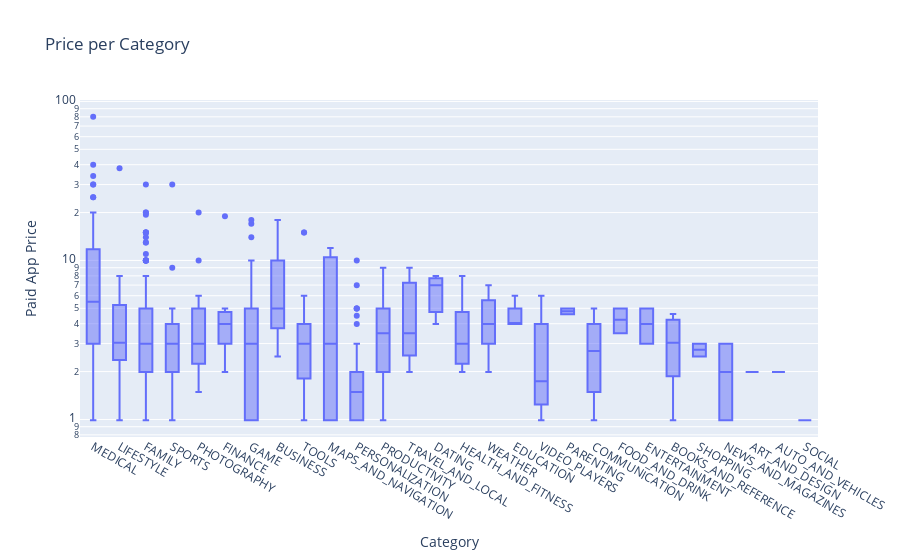

Notebook code for this chart:
### Markdown cell above
# How Much Can You Charge? Examine Paid App Pricing Strategies by Category

**Challenge**: What is the median price price for a paid app? Then compare pricing by category by creating another box plot. But this time examine the prices (instead of the revenue estimates) of the paid apps. I recommend using `{categoryorder':'max descending'}` to sort the categories.

### Code cell
px.box(
    df_paid_apps,
    x='Category',
    y="Price",
    title='Price per Category'
).update_layout(
    xaxis_title='Category',
    yaxis_title='Paid App Price',
    xaxis={'categoryorder':'max descending'},
    yaxis=dict(type='log')
).show()

### Figure 1 — Plotly figure (JSON) as saved in the notebook; plotly's stock layout.template omitted (floating-point values rounded to 4 significant figures; data arrays with more than 128 entries replaced by an {"elided": "..."} marker saying what was removed)
{"data": [{"alignmentgroup": "True", "hovertemplate": "Category=%{x}<br>Price=%{y}<extra></extra>", "legendgroup": "", "marker": {"color": "#636efa"}, "name": "", "notched": false, "offsetgroup": "", "orientation": "v", "showlegend": false, "type": "box", "x": {"elided": "589 str values"}, "x0": " ", "xaxis": "x", "y": {"elided": "589 float values"}, "y0": " ", "yaxis": "y"}], "layout": {"boxmode": "group", "legend": {"tracegroupgap": 0}, "title": {"text": "Price per Category"}, "xaxis": {"anchor": "y", "categoryorder": "max descending", "domain": [0, 1], "title": {"text": "Category"}}, "yaxis": {"anchor": "x", "domain": [0, 1], "title": {"text": "Paid App Price"}, "type": "log"}}}
